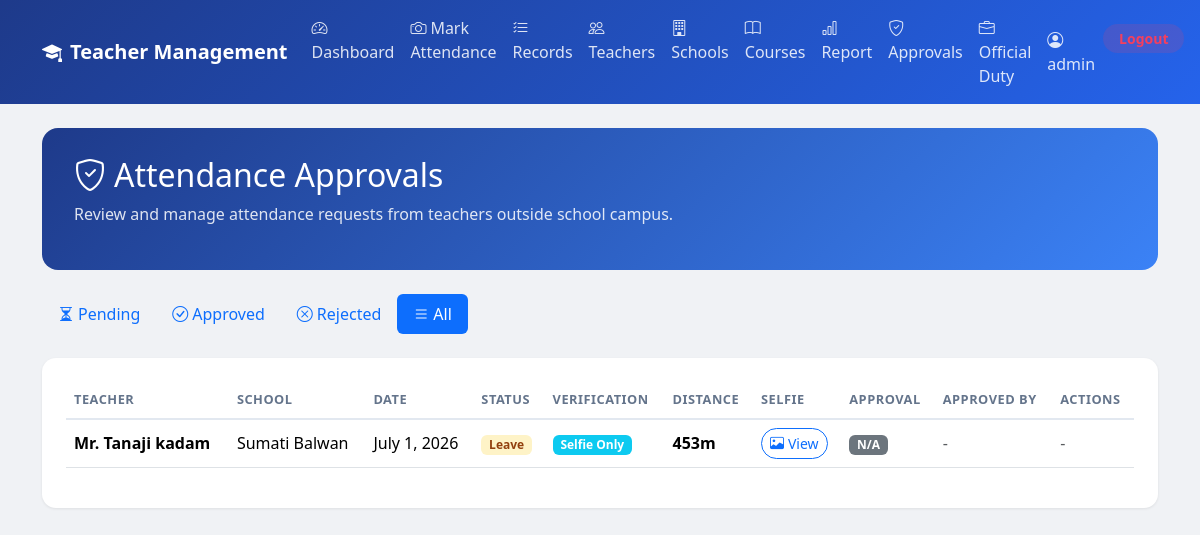
The page /approvals/all/ (signed in) on the database its author committed.
### management/models.py (models this page shows, shortened)
class Attendance(models.Model):
    class StatusChoices(models.TextChoices):
        PRESENT = 'present', 'Present'
        ABSENT = 'absent', 'Absent'
        LEAVE = 'leave', 'Leave'
        CL = 'cl', 'CL (Casual Leave)'
        HALF_LEAVE = 'half_leave', 'Half Leave'
        OTHER = 'other', 'Other'
        OFFICIAL_DUTY = 'official_duty', 'Official Duty'
    WEEKDAY_CHOICES = [
        ('MON', 'Monday'),
        ('TUE', 'Tuesday'),
        ('WED', 'Wednesday'),
        ('THU', 'Thursday'),
        ('FRI', 'Friday'),
        ('SAT', 'Saturday'),
        ('SUN', 'Sunday'),
    ]
    VERIFICATION_CHOICES = [
        ('GPS_SELFIE', 'GPS + Selfie'),
        ('GPS', 'GPS Only'),
        ('SELFIE', 'Selfie Only'),
        ('MANUAL', 'Manual'),
    ]
    APPROVAL_CHOICES = [
        ('pending', 'Pending'),
        ('approved', 'Approved'),
        ('rejected', 'Rejected'),
        ('none', 'None'),
    ]
    teacher = models.ForeignKey(Teacher, on_delete=models.CASCADE, related_name='attendances')
    school = models.ForeignKey(School, on_delete=models.CASCADE, related_name='attendances')
    course = models.ForeignKey(Course, on_delete=models.SET_NULL, null=True, blank=True, related_name='attendances')
    attendance_date = models.DateField(default=timezone.now)
    attendance_status = models.CharField(max_length=20, choices=StatusChoices.choices, default=StatusChoices.PRESENT)
    standard_class = models.CharField(max_length=100, blank=True, null=True, help_text="Standard/Class (STD)")
    weekday = models.CharField(max_length=20, blank=True, choices=WEEKDAY_CHOICES)
    start_time = models.TimeField(null=True, blank=True)
    end_time = models.TimeField(null=True, blank=True)
    room = models.CharField(max_length=50, blank=True)
    notes = models.TextField(blank=True)
    created_at = models.DateTimeField(default=timezone.now)
    marked_at = models.DateTimeField(default=timezone.now)
    latitude = models.FloatField(null=True, blank=True)
    longitude = models.FloatField(null=True, blank=True)
    location = models.CharField(max_length=255, blank=True, null=True, help_text="Human readable location or address description")
    distance_from_school = models.FloatField(null=True, blank=True, help_text="Distance in meters")
    attendance_time = models.TimeField(default=timezone.now)
    device_id = models.CharField(blank=True, max_length=255, null=True)
    face_confidence = models.FloatField(blank=True, null=True)
    qr_code_data = models.CharField(blank=True, max_length=255, null=True)
    selfie_image = models.ImageField(blank=True, null=True, upload_to='attendance_selfies/')
    verification_method = models.CharField(max_length=50, choices=VERIFICATION_CHOICES, default='GPS_SELFIE')
    wifi_bssid = models.CharField(blank=True, max_length=255, null=True)
    wifi_ssid = models.CharField(blank=True, max_length=255, null=True)
    approval_status = models.CharField(max_length=20, choices=APPROVAL_CHOICES, default='none')
    approved_by = models.ForeignKey(User, on_delete=models.SET_NULL, null=True, blank=True, related_name='approved_attendances')
    approved_at = models.DateTimeField(null=True, blank=True)
    official_duty_reason = models.TextField(blank=True, null=True, help_text="Reason for official duty when outside school radius")
    class Meta:
        ordering = ['-attendance_date', 'weekday', 'start_time', 'teacher__last_name']
        constraints = [
            models.UniqueConstraint(fields=['teacher', 'attendance_date'], name='unique_teacher_attendance_per_day')
        ]

class Teacher(models.Model):
    user = models.OneToOneField(User, on_delete=models.CASCADE, null=True, blank=True, related_name='teacher_profile')
    first_name = models.CharField(max_length=120)
    last_name = models.CharField(max_length=120)
    email = models.EmailField(blank=True)
    phone = models.CharField(max_length=80, blank=True)
    qualification = models.CharField(max_length=200, blank=True)
    notes = models.TextField(blank=True)
    active = models.BooleanField(default=True)
    school = models.ForeignKey(School, on_delete=models.SET_NULL, null=True, blank=True, related_name='teachers')
    class Meta:
        ordering = ["last_name", "first_name"]
    @property
    def full_name(self):
        return f"{self.first_name} {self.last_name}"

class School(models.Model):
    name = models.CharField(max_length=200)
    city = models.CharField(max_length=120, blank=True)
    address = models.CharField(max_length=255, blank=True)
    email = models.EmailField(blank=True)
    phone = models.CharField(max_length=20, blank=True)
    school_latitude = models.FloatField(
        null=True,
        blank=True,
        validators=[MinValueValidator(-90.0), MaxValueValidator(90.0)]
    )
    school_longitude = models.FloatField(
        null=True,
        blank=True,
        validators=[MinValueValidator(-180.0), MaxValueValidator(180.0)]
    )
    allowed_radius_meters = models.IntegerField(
        default=500,
        validators=[MinValueValidator(1)],
        help_text="Allowed radius in meters"
    )
    class Meta:
        ordering = ["name"]

### management/views.py (the view)
# urls.py: path("approvals/all/", views.admin_all_requests, name="admin_all_requests"),
@login_required
def admin_all_requests(request):
    if not request.user.is_staff:
        return render(request, "management/unauthorized.html")
    status_filter = request.GET.get("status", "")
    attendances = Attendance.objects.select_related("teacher", "school", "approved_by").order_by("-created_at")
    if status_filter in ["pending", "approved", "rejected"]:
        attendances = attendances.filter(approval_status=status_filter)
    return render(request, "management/admin_approval.html", {
        "attendances": attendances,
        "status_filter": status_filter,
    })

### templates/management/admin_approval.html (shortened to what this page needs)
{% extends "management/base.html" %}
{% block content %}
<div class="hero-card">
    <h2><i class="bi bi-shield-check me-2"></i>Attendance Approvals</h2>
    <p style="opacity:0.85;">Review and manage attendance requests from teachers outside school campus.</p>
</div>
<ul class="nav nav-pills mb-4">
    <li class="nav-item">
        <a class="nav-link {% if status_filter == 'pending' %}active{% endif %}" href="{% url 'admin_pending_requests' %}">
            <i class="bi bi-hourglass-split me-1"></i>Pending
        </a>
    </li>
    <li class="nav-item">
        <a class="nav-link {% if status_filter == 'approved' %}active{% endif %}" href="{% url 'admin_all_requests' %}?status=approved">
            <i class="bi bi-check-circle me-1"></i>Approved
        </a>
    </li>
    <li class="nav-item">
        <a class="nav-link {% if status_filter == 'rejected' %}active{% endif %}" href="{% url 'admin_all_requests' %}?status=rejected">
            <i class="bi bi-x-circle me-1"></i>Rejected
        </a>
    </li>
    <li class="nav-item">
        <a class="nav-link {% if not status_filter %}active{% endif %}" href="{% url 'admin_all_requests' %}">
            <i class="bi bi-list me-1"></i>All
        </a>
    </li>
</ul>
<div class="content-card">
    {% if attendances %}
    <div class="table-responsive">
        <table class="table table-hover">
            <thead>
                <tr>
                    <th>Teacher</th>
                    <th>School</th>
                    <th>Date</th>
                    <th>Status</th>
                    <th>Verification</th>
                    <th>Distance</th>
                    <th>Selfie</th>
                    <th>Approval</th>
                    <th>Approved By</th>
                    <th>Actions</th>
                </tr>
            </thead>
            <tbody>
                {% for att in attendances %}
                <tr>
                    <td><strong>{{ att.teacher.full_name }}</strong></td>
                    <td>{{ att.school.name }}</td>
                    <td>{{ att.attendance_date }}</td>
                    <td>
                        {% if att.attendance_status == "present" or att.attendance_status == "PRESENT" %}
                            <span class="badge badge-present">Present</span>
                        {% elif att.attendance_status == "absent" or att.attendance_status == "ABSENT" %}
                            <span class="badge badge-absent">Absent</span>
                        {% elif att.attendance_status == "half_leave" %}
                            <span class="badge badge-half_day">Half Day</span>
                        {% elif att.attendance_status == "leave" %}
                            <span class="badge badge-leave">Leave</span>
                        {% elif att.attendance_status == "cl" %}
                            <span class="badge badge-cl">CL</span>
                        {% else %}
                            <span class="badge bg-secondary">{{ att.get_attendance_status_display }}</span>
                        {% endif %}
                    </td>
                    <td><span class="badge bg-info">{{ att.get_verification_method_display }}</span></td>
                    <td>
                        {% if att.distance_from_school %}
                            <span class="fw-bold">{{ att.distance_from_school|floatformat:0 }}m</span>
                        {% else %}
                            <span class="text-muted">-</span>
                        {% endif %}
                    </td>
                    <td>
                        {% if att.selfie_image %}
                            <a href="{{ att.selfie_image.url }}" target="_blank" class="btn btn-sm btn-outline-primary rounded-pill">
                                <i class="bi bi-image me-1"></i>View
                            </a>
                        {% else %}
                            <span class="text-muted">No selfie</span>
                        {% endif %}
                    </td>
                    <td>
                        {% if att.approval_status == "pending" %}
                            <span class="badge badge-pending"><i class="bi bi-hourglass-split me-1"></i>Pending</span>
                        {% elif att.approval_status == "approved" %}
                            <span class="badge badge-approved"><i class="bi bi-check-circle me-1"></i>Approved</span>
                        {% elif att.approval_status == "rejected" %}
                            <span class="badge badge-rejected"><i class="bi bi-x-circle me-1"></i>Rejected</span>
                        {% else %}
                            <span class="badge bg-secondary">N/A</span>
                        {% endif %}
                    </td>
                    <td>
                        {% if att.approved_by %}
                            {{ att.approved_by.get_full_name|default:att.approved_by.username }}
                            <br><small class="text-muted">{{ att.approved_at|date:"M d, H:i" }}</small>
                        {% else %}
                            <span class="text-muted">-</span>
                        {% endif %}
                    </td>
                    <td>
                        {% if att.approval_status == "pending" %}
                        <div class="d-flex gap-1">
                            <form method="post" action="{% url 'admin_approve' att.id %}" class="d-inline">
                                {% csrf_token %}
                                <button type="submit" class="btn btn-sm btn-success rounded-pill px-3">
                                    <i class="bi bi-check-lg"></i> Approve
                                </button>
                            </form>
                            <form method="post" action="{% url 'admin_reject' att.id %}" class="d-inline">
                                {% csrf_token %}
                                <button type="submit" class="btn btn-sm btn-danger rounded-pill px-3">
                                    <i class="bi bi-x-lg"></i> Reject
                                </button>
                            </form>
                        </div>
                        {% else %}
                            <span class="text-muted">-</span>
                        {% endif %}
                    </td>
                </tr>
                {% endfor %}
            </tbody>
        </table>
    </div>
    {% else %}
    <div class="text-center py-5">
        <i class="bi bi-inbox display-1 text-muted"></i>
        <p class="text-muted mt-3">No attendance requests found.</p>
    </div>
    {% endif %}
</div>
{% endblock %}

### templates/management/base.html (shortened to what this page needs)
{% load static %}
<!DOCTYPE html>
<html lang="en">
<head>
    <link href="https://cdn.jsdelivr.net/npm/bootstrap@5.3.3/dist/css/bootstrap.min.css" rel="stylesheet">
    <link href="https://cdn.jsdelivr.net/npm/bootstrap-icons@1.11.3/font/bootstrap-icons.css" rel="stylesheet">
</head>
<body>
    <nav class="navbar navbar-expand-lg navbar-dark navbar-custom mb-4">
        <div class="container">
            <a class="navbar-brand fw-bold" href="{% url 'dashboard' %}">
                <i class="bi bi-mortarboard-fill me-2"></i>Teacher Management
            </a>
            <div class="collapse navbar-collapse" id="navbarNav">
                <ul class="navbar-nav me-auto">
                    <li class="nav-item"><a class="nav-link" href="{% url 'dashboard' %}"><i class="bi bi-speedometer2 me-1"></i>Dashboard</a></li>
                    {% if user.is_authenticated %}
                    <li class="nav-item"><a class="nav-link" href="{% url 'attendance_mark' %}"><i class="bi bi-camera me-1"></i>Mark Attendance</a></li>
                    <li class="nav-item"><a class="nav-link" href="{% url 'attendance_list' %}"><i class="bi bi-list-check me-1"></i>Records</a></li>
                    <li class="nav-item"><a class="nav-link" href="{% url 'teacher_list' %}"><i class="bi bi-people me-1"></i>Teachers</a></li>
                    <li class="nav-item"><a class="nav-link" href="{% url 'school_list' %}"><i class="bi bi-building me-1"></i>Schools</a></li>
                    <li class="nav-item"><a class="nav-link" href="{% url 'course_list' %}"><i class="bi bi-book me-1"></i>Courses</a></li>
                    <li class="nav-item"><a class="nav-link" href="{% url 'attendance_report' %}"><i class="bi bi-bar-chart me-1"></i>Report</a></li>
                    {% if user.is_staff %}
                    <li class="nav-item"><a class="nav-link" href="{% url 'admin_pending_requests' %}"><i class="bi bi-shield-check me-1"></i>Approvals</a></li>
                    <li class="nav-item"><a class="nav-link" href="{% url 'official_duty_requests' %}"><i class="bi bi-briefcase me-1"></i>Official Duty</a></li>
                    {% endif %}
                    {% endif %}
                </ul>
                <ul class="navbar-nav">
                    {% if user.is_authenticated %}
                    <li class="nav-item"><span class="nav-link text-white-50"><i class="bi bi-person-circle me-1"></i>{{ user.username }}</span></li>
                    <li class="nav-item">
                        <form action="{% url 'logout' %}" method="post" class="d-inline">
                            <button type="submit" class="btn btn-sm btn-logout rounded-pill px-3 mt-1">Logout</button>
                        </form>
                    </li>
                    {% else %}
                    <li class="nav-item"><a class="nav-link" href="{% url 'login' %}"><i class="bi bi-box-arrow-in-right me-1"></i>Login</a></li>
                    {% endif %}
                </ul>
            </div>
        </div>
    </nav>
    <main class="container pb-5">
        {% block content %}{% endblock %}
    </main>
</body>
</html>

### templates/management/base.html (style rules this page uses)
body { background: #f0f2f5; font-family: 'Segoe UI', system-ui, -apple-system, sans-serif; }
.navbar-custom { background: linear-gradient(135deg, #1e3a8a 0%, #2563eb 100%); }
.navbar-custom .nav-link { color: rgba(255,255,255,0.85) !important; font-weight: 500; transition: color 0.2s; }
.navbar-custom .btn-logout { background: rgba(244,63,94,0.15); color: #f43f5e; border: none; font-weight: 700; }
.hero-card { background: linear-gradient(135deg, #1e3a8a 0%, #3b82f6 100%); color: white; border-radius: 16px; padding: 28px 32px; margin-bottom: 24px; }
.content-card { background: white; border-radius: 14px; padding: 24px; box-shadow: 0 1px 3px rgba(0,0,0,0.08); margin-bottom: 24px; }
.table th { font-size: 0.8rem; text-transform: uppercase; letter-spacing: 0.04em; color: #64748b; font-weight: 700; border-bottom: 2px solid #e2e8f0; }
.table td { vertical-align: middle; }
.badge-leave { background: #fef3c7; color: #92400e; }

### rows shown on the page
Attendance: teacher.full_name "Mr. Tanaji kadam", school.name "Sumati Balwan", attendance_date "July 1, 2026", attendance_status "Leave", verification_method "Selfie Only", distance_from_school "453", approval_status "N/A"

### other values the page prints
{{ user.username }} "admin"
